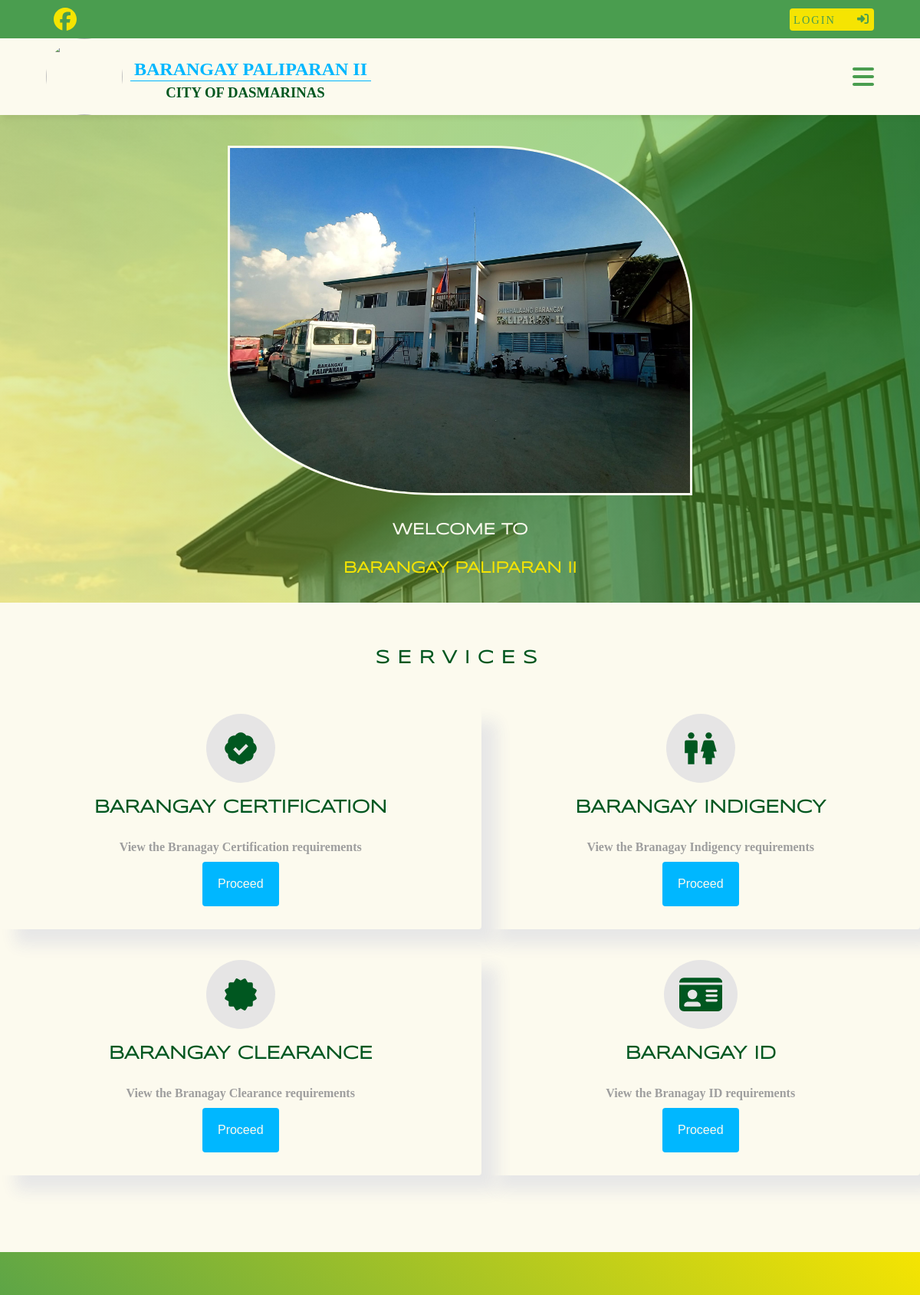
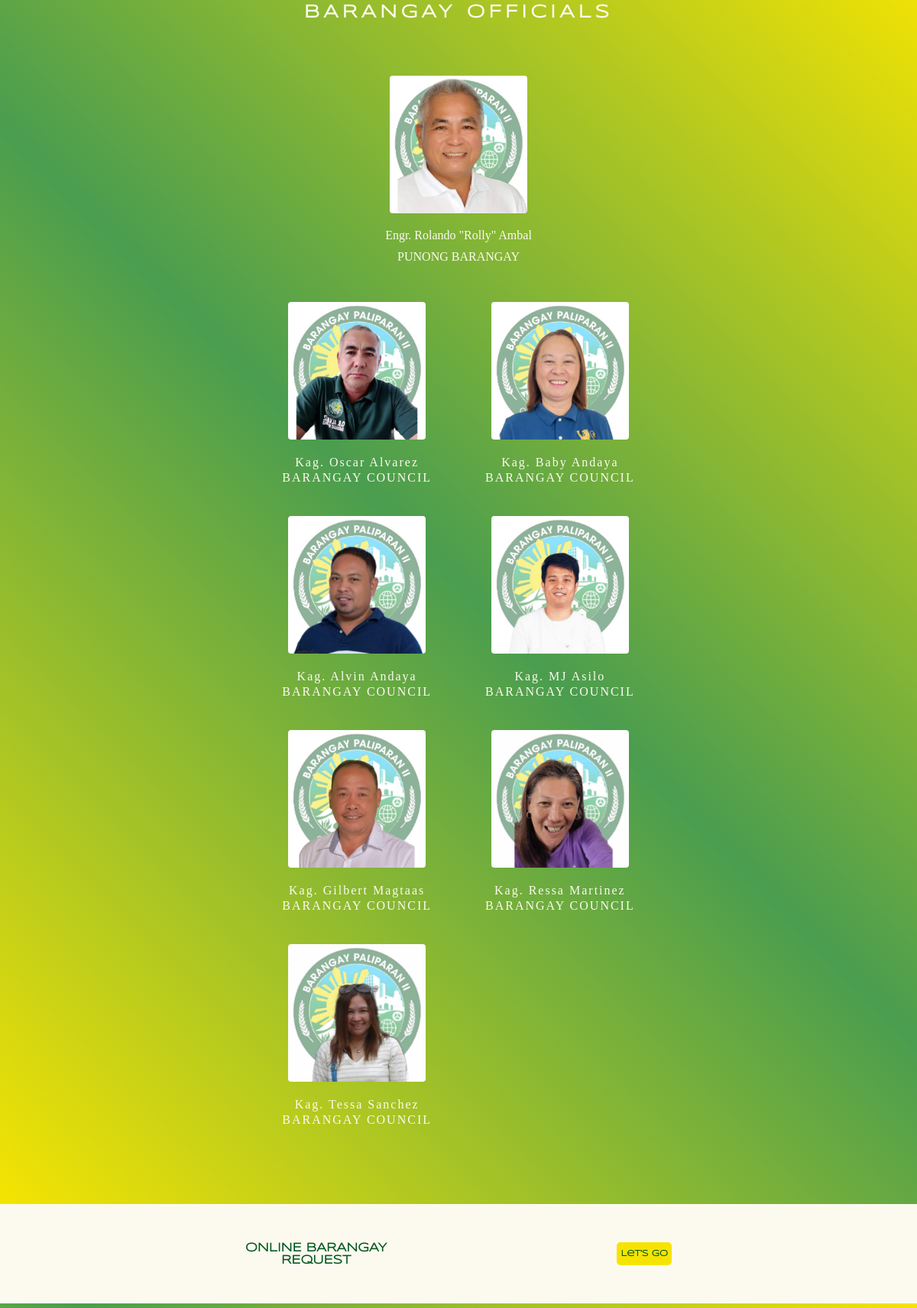
The page / (upper part) on the database its author committed (2 pictures, top to bottom).
### tables this page shows
CREATE TABLE `barangay_official` (
  `id` int(11) NOT NULL,
  `fullname` varchar(200) NOT NULL,
  `chairmanship` varchar(200) NOT NULL,
  `position` varchar(200) NOT NULL,
  `term_start` date NOT NULL,
  `term_end` date NOT NULL,
  `status` int(11) NOT NULL,
  `photo` varchar(200) NOT NULL
);

### index.php (the view, shortened to what this page needs)
<!DOCTYPE html>
<html lang="en">
<head>
    <link rel = "stylesheet" href = "index.css"/>
    <link rel = "stylesheet" href = "respon_index.css"/>
</head>
<body>
        <header class = "header">
            <div class = "social_logo">
                <a href="https://www.facebook.com/profile.php?id=61553666895025" target="_blank"></a>
            </div>
            <div class = "btn_e-barangay">
                <a href="user_login/user_login_page.php"><button id="loginButton" class = "svg_login">LOGIN</button></a>
            </div>
        </header>
        <nav class = "nav">
            <div class = "logo">
                <img src="asset/image/6798e1930e952.png" alt="" id = "logo">
            </div>
            <div class = "headings">
                <h1>BARANGAY <span id = "barangay_name">PALIPARAN II</span> </h1><br>
                <h3>CITY OF <span id = "municipality">DASMARIÑAS</span></h3>
            </div>
            <div class = "humber_menu" id = "menu_btn">
            </div>
        </nav>
        <section id = "home">
            <img src="asset/image/background/bg.jpg" alt="">
            <h1><span >WELCOME TO</span> <br> <span style = "color:#F5E402;">BARANGAY <span id = "barangay_name-2nd">PALIPARAN</span> </span></h1>
        </section>
        <h1 class = "h1-services">SERVICES</h1>
        <section id = "services">
        <div>
            <a href="user_login/user_login_page.php"><button>
            </button></a>
            <h4>BARANGAY CERTIFICATION</h4>
            <p>View the Branagay Certification requirements<br></p>
            <a href="user_login/user_login_page.php"><button class = "btn_proceed">Proceed</button></a>
        </div>
        <div>
        <a href="user_login/user_login_page.php"><button></button></a>
        <h4>BARANGAY INDIGENCY</h4>
        <p>View the Branagay Indigency requirements<br></p>
        <a href="user_login/user_login_page.php"><button class = "btn_proceed">Proceed</button></a>
        </div>
        <div>
            <a href="user_login/user_login_page.php"><button></button>
            </a>
            <h4>BARANGAY CLEARANCE</h4>
            <p>View the Branagay Clearance requirements<br></p>
            <a href="user_login/user_login_page.php"><button class = "btn_proceed">Proceed</button></a>
        </div>
        <div>
            <a href="user_login/user_login_page.php"><button></button></a>
            <h4>BARANGAY ID</h4>
            <p>View the Branagay ID requirements<br></p>
            <a href="user_login/user_login_page.php"><button class = "btn_proceed" >Proceed</button></a>
        </div>
        </section>
        <section id = "official">
        <h1>BARANGAY OFFICIALS</h1>
            <div class = "chairman">
                <?php
                    require('database/conn_db.php');
                    $sql = "SELECT * FROM barangay_official WHERE chairmanship = 'Chairman' ORDER BY id DESC";
                        $result = mysqli_query($conn, $sql);
                        if (mysqli_num_rows($result) > 0) {
                           $row = mysqli_fetch_assoc($result);
                            $fullname = $row["fullname"];
                            $image = $row["photo"];
                            ?>
                             <img src="asset/image/official/<?php echo $image;?>" alt="">
                                <p><?php echo  $fullname ;?></p>
                                <p>PUNONG BARANGAY</p>
                            <?php
                        }
                ?>
            </div>
            <div class = "_kagawad">
            <?php
                require('database/conn_db.php');
                $sql = "SELECT * FROM barangay_official WHERE chairmanship = 'Kagawad' OR chairmanship = 'SK Chairman' OR chairmanship = 'SK Kagawad'";
                $result = $conn->query($sql);
                if ($result->num_rows > 0) {
                    while ($row = $result->fetch_assoc()) {
                        $fullname = $row["fullname"];
                        $chairman = $row["chairmanship"];
                        $firstThreeLetters = substr($chairman, 0, 3);
                        $image = $row["photo"];
                        ?>
                        <div>
                            <img src="asset/image/official/<?php echo $image ?>" alt="">
                            <p><?php echo  $firstThreeLetters . ". " . $fullname;?></p>
                            <p>BARANGAY COUNCIL</p>
                            </div>
                        <?php
                    }
                }
            ?>
            </div>
        </section>
        <section id = "online_request">
            <h1>ONLINE BARANGAY <br>REQUEST</h1>
            <a href="user_login/user_login_page.php"><button>Let's Go</button></a>
        </section>
        <section id = "galllery">
            <h1>GALLERY</h1>
        </section>
</body>
</html>

### rows shown on the page
barangay_official: photo (picture), fullname "Engr. Rolando \"Rolly\" Ambal"
barangay_official: photo (picture), chairmanship "Kag", fullname "Oscar Alvarez"
barangay_official: photo (picture), chairmanship "Kag", fullname "Baby Andaya"
barangay_official: photo (picture), chairmanship "Kag", fullname "Alvin Andaya"
barangay_official: photo (picture), chairmanship "Kag", fullname "MJ Asilo"
barangay_official: photo (picture), chairmanship "Kag", fullname "Gilbert Magtaas"
barangay_official: photo (picture), chairmanship "Kag", fullname "Ressa Martinez"
barangay_official: photo (picture), chairmanship "Kag", fullname "Tessa Sanchez"
